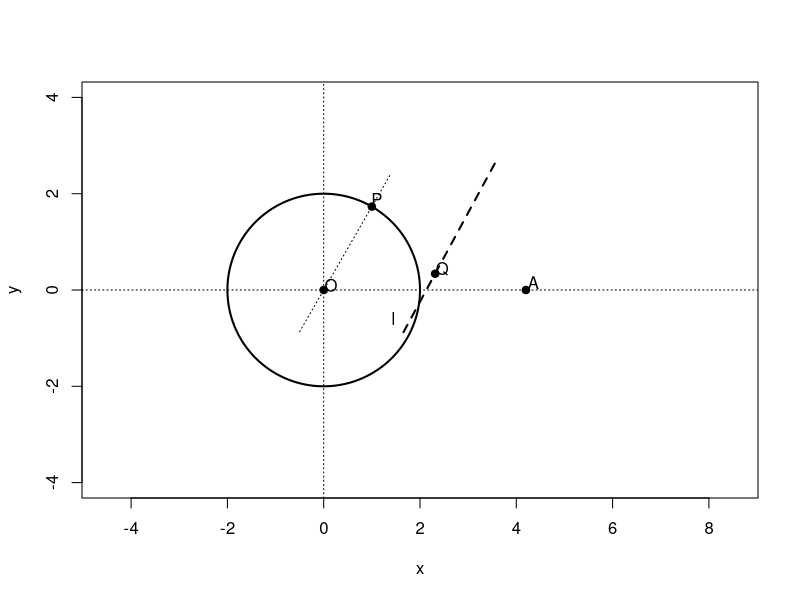

Write R code to recreate this figure.
setwd("C:/Users/18904/Github/senior-mathematics/codes")
if(!dir.exists("../figures"))dir.create("../figures")
circ=function(cx,cy,r,lty=1,lwd=2){th=seq(0,2*pi,length=300);lines(cx+r*cos(th),cy+r*sin(th),lty=lty,lwd=lwd)}

# week66-1: circle O radius r, EXTERIOR point A, point P on circle,
# perpendicular bisector l of AP meets line OP at Q (one branch of hyperbola)
draw1=function(){
  plot(0,0,type="n",xlim=c(-2,6),ylim=c(-4,4),asp=1,xlab="x",ylab="y")
  abline(h=0,v=0,lty=3)
  circ(0,0,2)
  A=c(4.2,0);P=c(1.0,1.732)
  points(0,0,pch=19);text(0.15,0.1,"O")
  points(A[1],A[2],pch=19);text(A[1]+0.15,A[2]+0.15,"A")
  points(P[1],P[2],pch=19);text(P[1]+0.1,P[2]+0.15,"P")
  # line OP extended
  lines(c(-0.5,P[1]+0.4),c(-0.866,P[2]+0.693),lty=3,lwd=1)
  mid=(A+P)/2
  d=P-A;nb=c(-d[2],d[1]);nb=nb/sqrt(sum(nb^2))
  Q=mid+nb*0.6
  x1=mid-nb*2.0;x2=mid+nb*2.0
  lines(c(x1[1],x2[1]),c(x1[2],x2[2]),lty=2,lwd=2)  # bisector l
  points(Q[1],Q[2],pch=19);text(Q[1]+0.15,Q[2]+0.1,"Q")
  text(x2[1]-0.2,x2[2]+0.3,"l")
}

cairo_pdf("../figures/week66-1.pdf",width=4,height=4,family="SimSun");draw1();dev.off()
svglite::svglite("../figures/week66-1.svg",width=4,height=4);draw1();dev.off()
